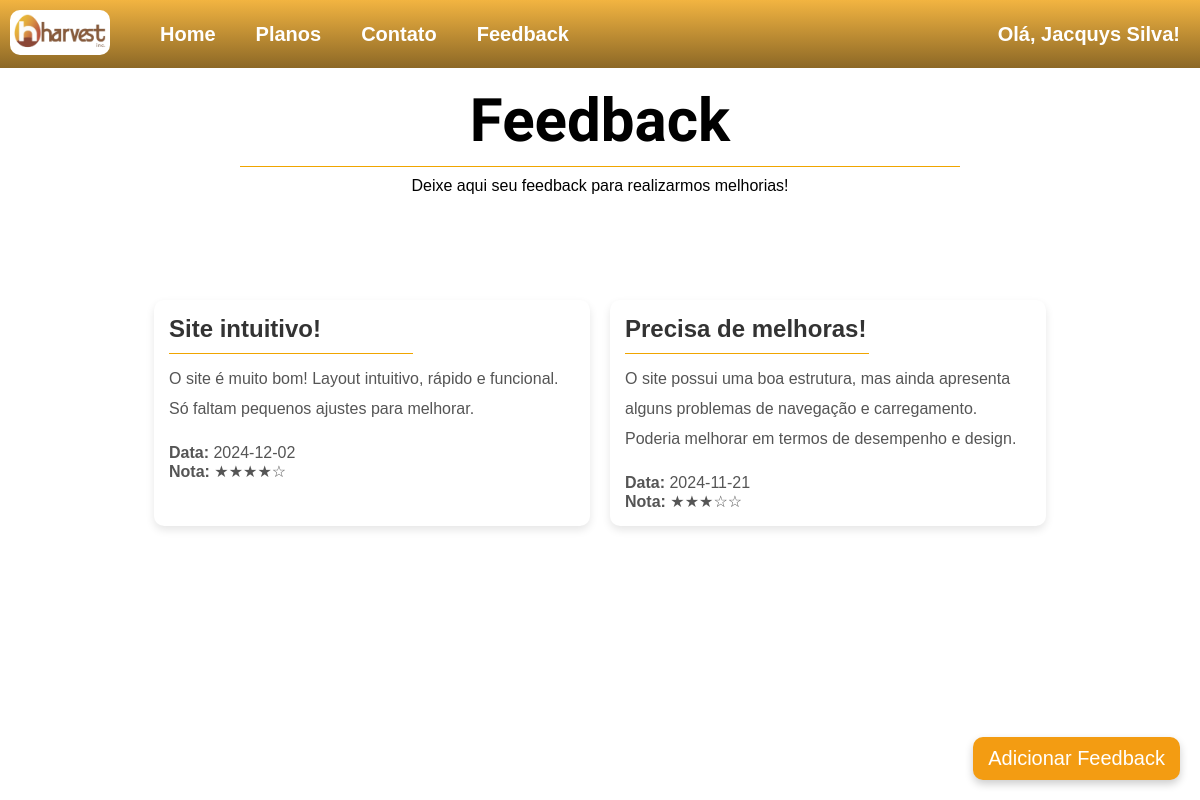
The page /php/feedback.php (signed in) on the database its author committed.
### tables this page shows
CREATE TABLE `feedbacks` (
  `id` int(11) NOT NULL,
  `title` varchar(255) NOT NULL,
  `description` text NOT NULL,
  `date` date NOT NULL,
  `rating` int(11) NOT NULL CHECK (`rating` between 1 and 5)
);

### php/feedback.php (the view, shortened to what this page needs)
<?php
    include 'conexao.php';
?>
<!DOCTYPE html>
<html lang="en">
    <head>
        <link rel="stylesheet" href="../css/style.css">
        <link rel="stylesheet" href="https://cdnjs.cloudflare.com/ajax/libs/font-awesome/6.0.0-beta3/css/all.min.css">
    </head>
    <body>
        <header>
            <nav>
                <div class="nav-bar">
                    <div class="navegacao-paginas">
                        <div class="logo">
                            <a href="login.php">
                                <img class="logo-nav-bar" src="../img/harvest_inc.png" alt="Logo">
                            </a>
                        </div>
                        <ul>
                            <li><a href="home_page_logado.php">Home</a></li>
                            <li><a href="planos.php">Planos</a></li>
                            <li><a href="contato.php">Contato</a></li>
                            <li><a href="feedback.php">Feedback</a></li>
                        </ul>
                    </div>
                    <div class="alinhamento-login-finalizado">
                        <?php
                            if (isset($_SESSION['usuario']) && ($_SESSION['tipo'])) {
                                echo "
                                <div class='login-finalizado-navbar'>
                                    <a href=perfil.php><p class='button-login-logado'>Olá, " . $_SESSION['usuario'] . "!</p></a>
                                </div>";
                            } else {
                                echo "
                                <div class='login-finalizado-navbar'>
                                    <a href=perfil.php><p class='button-login-logado'>Olá, admin " . $_SESSION['usuario'] . "!</p></a>
                                </div>";
                            }
                        ?>
                    </div>
                </div>
            </nav>
        </header>
        <main>
        <div class="titulo-feedback">
            <h1 class="line-below">Feedback</h1>
            <div class="linha2"></div>
            <p id="text-infor">Deixe aqui seu feedback para realizarmos melhorias!</p>
        </div>
        <div id="feedbackContainer" class="feedback-container">
            <?php
                $query = "SELECT title, description, date, rating FROM feedbacks ORDER BY date DESC";
                $result = $conexao->query($query);
                if ($result && $result->num_rows > 0) {
                    while ($feedback = $result->fetch_assoc()) {
                        $stars = str_repeat('★', $feedback['rating']) . str_repeat('☆', 5 - $feedback['rating']);
                        echo "
                        <div class='feedback-card'>
                            <h3>{$feedback['title']}</h3>
                            <div class='linha2'></div>
                            <p class='espacamento-linhas'>{$feedback['description']}</p>
                            <p class='separacao-cards-feedback'><strong>Data:</strong> {$feedback['date']}</p>
                            <p><strong>Nota:</strong> $stars</p>
                        </div>
                        ";
                    }
                } else {
                    echo "<p>Nenhum feedback encontrado.</p>";
                }
            ?>
        </div>
        <button class="feedback-btn" id="openModalBtn">Adicionar Feedback</button>
        </main>
    </body>
</html>

### css/style.css (style rules this page uses)
* { padding: 0; margin: 0; font-family: Arial, sans-serif; }
a { text-decoration: none; }
.nav-bar { display: flex; justify-content: space-between; align-items: center; background: linear-gradient(#F2B441, #8C6826); padding: 10px; width: 100%; height: 6%; position: fixed; z-index: 100; }
.logo img { width: 100px; background-color: white; border-radius: 10px; }
.login-finalizado-navbar { display: flex; align-items: center; }
.navegacao-paginas { display: flex; gap: 30px; align-items: center; }
.navegacao-paginas ul { list-style-type: none; margin: 0; padding: 0; display: flex; }
.navegacao-paginas ul li { margin: 0 20px; }
.navegacao-paginas ul li a { text-decoration: none; color: white; font-weight: bolder; font-size: 20px; font-family: Arial, sans-serif; transition: color 0.3s ease; }
.line-below { position: relative; display: inline-block; padding-bottom: 10px; }
.line-below::after { content: ''; position: absolute; bottom: 0; left: -150px; width: calc(100% + 350px); height: 2px; background-color: #ffffff; }
.alinhamento-login-finalizado { font-weight: bold; margin-right: 10px; }
.button-login-logado { padding: 10px 20px; border-radius: 10px; background-color: transparent; color: white; border: none; text-align: center; font-size: 20px; }
.alinhamento-login-finalizado { display: flex; justify-content: center; align-items: center; }
.feedback-btn { position: fixed; bottom: 20px; right: 20px; background-color: #f39c12; color: white; border: none; padding: 10px 15px; border-radius: 10px; font-size: 20px; cursor: pointer; box-shadow: 0 4px 8px rgba(0, 0, 0, 0.2); }
.feedback-container { display: flex; flex-wrap: wrap; gap: 20px; padding: 20px; justify-content: center; }
.feedback-card { width: 35%; background-color: #ffffff; border-radius: 10px; box-shadow: 0 4px 8px rgba(0, 0, 0, 0.1); padding: 15px; transition: transform 0.2s; }
.feedback-card h3 { font-size: 1.5em; color: #333; margin-bottom: 10px; }
.feedback-card p { font-size: 1em; color: #555; }
.titulo-feedback { display: flex; flex-direction: column; align-items: center; justify-content: center; height: 35vh; color: black; }
.titulo-feedback h1 { position: relative; display: inline-block; font-family: 'Kaushan Script'; font-size: 60px; }
.linha2 { border-top: #f0a500 1px solid !important; width: 60%; margin-bottom: 10px!important; }
.espacamento-linhas { line-height: 30px !important; }
.separacao-cards-feedback { margin-top: 20px !important; }

### rows shown on the page
feedbacks: title "Site intuitivo!", description "O site é muito bom! Layout intuitivo, rápido e funcional. Só faltam pequenos ajustes para melhorar.", date "2024-12-02", rating "★★★★☆"
feedbacks: title "Precisa de melhoras!", description "O site possui uma boa estrutura, mas ainda apresenta alguns problemas de navegação e carregamento. Poderia melhorar em termos de desempenho e design.", date "2024-11-21", rating "★★★☆☆"

### other values the page prints
$_SESSION['usuario'] "Jacquys Silva"
